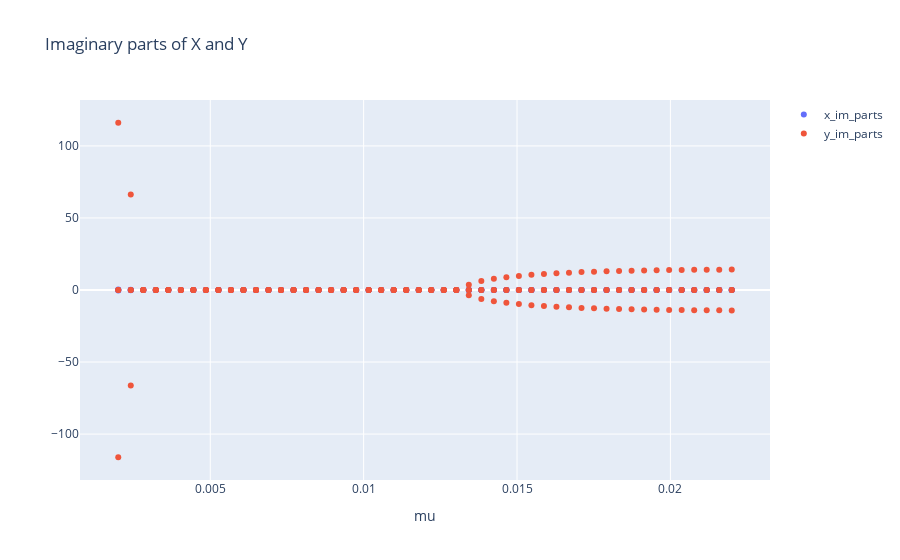

Notebook code for this chart:
### Code cell
y_im_parts = []
x_im_parts = []
mus_for_im=[]
for cur_mu, sols in list(solutions_by_mu.items()):
    for x,y in sols:
        x_im_parts.append(float(x.as_real_imag()[1]))
        y_im_parts.append(float(y.as_real_imag()[1]))
        mus_for_im.append(cur_mu)
            
fig = go.Figure()
fig.add_trace(go.Scatter(x=mus_for_im, y=x_im_parts, mode='markers', name = "x_im_parts"))
fig.add_trace(go.Scatter(x=mus_for_im, y=y_im_parts, mode='markers', name = "y_im_parts"))
fig.update_layout(title="Imaginary parts of X and Y")
fig.update_layout(xaxis={"title": "mu"})

### Figure 1 — Plotly figure (JSON) as saved in the notebook; plotly's stock layout.template omitted (floating-point values rounded to 4 significant figures; data arrays with more than 128 entries replaced by an {"elided": "..."} marker saying what was removed)
{"data": [{"mode": "markers", "name": "x_im_parts", "type": "scatter", "x": {"elided": "200 float values"}, "y": {"elided": "200 float values"}}, {"mode": "markers", "name": "y_im_parts", "type": "scatter", "x": {"elided": "200 float values"}, "y": {"elided": "200 float values"}}], "layout": {"autosize": true, "title": {"text": "Imaginary parts of X and Y"}, "xaxis": {"autorange": true, "range": [0.0007579, 0.02324], "showspikes": false, "title": {"text": "mu"}, "type": "linear"}, "yaxis": {"autorange": true, "range": [-135.2, 135.2], "showspikes": false, "type": "linear"}}}
